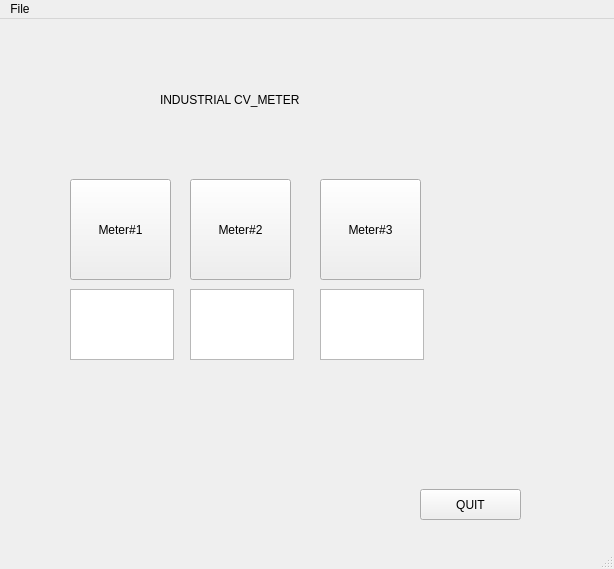
<?xml version="1.0" encoding="UTF-8"?>
<ui version="4.0">
 <class>MainWindow</class>
 <widget class="QMainWindow" name="MainWindow">
  <property name="geometry">
   <rect>
    <x>0</x>
    <y>0</y>
    <width>614</width>
    <height>569</height>
   </rect>
  </property>
  <property name="windowTitle">
   <string>MainWindow</string>
  </property>
  <widget class="QWidget" name="centralwidget">
   <widget class="QPushButton" name="pushButton">
    <property name="geometry">
     <rect>
      <x>70</x>
      <y>160</y>
      <width>101</width>
      <height>101</height>
     </rect>
    </property>
    <property name="text">
     <string>Meter#1</string>
    </property>
   </widget>
   <widget class="QPushButton" name="pushButton_2">
    <property name="geometry">
     <rect>
      <x>190</x>
      <y>160</y>
      <width>101</width>
      <height>101</height>
     </rect>
    </property>
    <property name="text">
     <string>Meter#2</string>
    </property>
   </widget>
   <widget class="QPushButton" name="pushButton_3">
    <property name="geometry">
     <rect>
      <x>320</x>
      <y>160</y>
      <width>101</width>
      <height>101</height>
     </rect>
    </property>
    <property name="text">
     <string>Meter#3</string>
    </property>
   </widget>
   <widget class="QLabel" name="label">
    <property name="geometry">
     <rect>
      <x>160</x>
      <y>50</y>
      <width>261</width>
      <height>61</height>
     </rect>
    </property>
    <property name="text">
     <string>INDUSTRIAL CV_METER</string>
    </property>
   </widget>
   <widget class="QTextEdit" name="textEdit">
    <property name="geometry">
     <rect>
      <x>70</x>
      <y>270</y>
      <width>104</width>
      <height>71</height>
     </rect>
    </property>
   </widget>
   <widget class="QTextEdit" name="textEdit_2">
    <property name="geometry">
     <rect>
      <x>190</x>
      <y>270</y>
      <width>104</width>
      <height>71</height>
     </rect>
    </property>
   </widget>
   <widget class="QTextEdit" name="textEdit_3">
    <property name="geometry">
     <rect>
      <x>320</x>
      <y>270</y>
      <width>104</width>
      <height>71</height>
     </rect>
    </property>
   </widget>
   <widget class="QPushButton" name="pushButton_4">
    <property name="geometry">
     <rect>
      <x>420</x>
      <y>470</y>
      <width>101</width>
      <height>31</height>
     </rect>
    </property>
    <property name="text">
     <string>QUIT</string>
    </property>
   </widget>
  </widget>
  <widget class="QMenuBar" name="menubar">
   <property name="geometry">
    <rect>
     <x>0</x>
     <y>0</y>
     <width>614</width>
     <height>21</height>
    </rect>
   </property>
   <widget class="QMenu" name="menufILE">
    <property name="title">
     <string>File</string>
    </property>
   </widget>
   <addaction name="menufILE"/>
  </widget>
  <widget class="QStatusBar" name="statusbar"/>
 </widget>
 <resources/>
 <connections/>
</ui>
